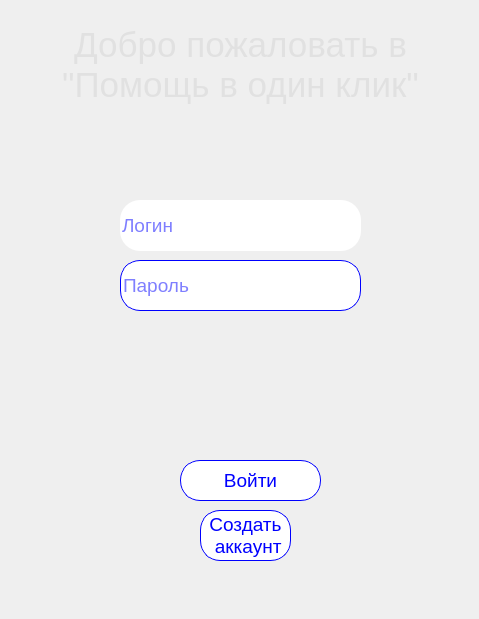
<?xml version="1.0" encoding="UTF-8"?>
<ui version="4.0">
 <class>Dialog</class>
 <widget class="QDialog" name="Dialog">
  <property name="geometry">
   <rect>
    <x>0</x>
    <y>0</y>
    <width>479</width>
    <height>619</height>
   </rect>
  </property>
  <property name="windowTitle">
   <string>Dialog</string>
  </property>
  <property name="styleSheet">
   <string notr="true"/>
  </property>
  <widget class="QLabel" name="label">
   <property name="geometry">
    <rect>
     <x>0</x>
     <y>0</y>
     <width>481</width>
     <height>131</height>
    </rect>
   </property>
   <property name="sizePolicy">
    <sizepolicy hsizetype="Preferred" vsizetype="Preferred">
     <horstretch>0</horstretch>
     <verstretch>0</verstretch>
    </sizepolicy>
   </property>
   <property name="styleSheet">
    <string notr="true">color:rgb(225, 225, 225); font-size:28pt;</string>
   </property>
   <property name="text">
    <string>&lt;html&gt;&lt;head/&gt;&lt;body&gt;&lt;p align=&quot;center&quot;&gt;&lt;span style=&quot; font-size:26pt;&quot;&gt;Добро пожаловать в&lt;br/&gt;&amp;quot;Помощь в один клик&amp;quot;&lt;/span&gt;&lt;/p&gt;&lt;/body&gt;&lt;/html&gt;</string>
   </property>
  </widget>
  <widget class="QLineEdit" name="email">
   <property name="geometry">
    <rect>
     <x>120</x>
     <y>200</y>
     <width>241</width>
     <height>51</height>
    </rect>
   </property>
   <property name="styleSheet">
    <string notr="true">font-size:14pt;
color:rgb(0, 0, 255);
border-radius: 20px;
</string>
   </property>
   <property name="placeholderText">
    <string>Логин</string>
   </property>
  </widget>
  <widget class="QLineEdit" name="password">
   <property name="geometry">
    <rect>
     <x>120</x>
     <y>260</y>
     <width>241</width>
     <height>51</height>
    </rect>
   </property>
   <property name="styleSheet">
    <string notr="true">font-size:14pt;
color:rgb(0, 0, 255);
border-radius: 20px;
border: 1px solid  blue;</string>
   </property>
   <property name="text">
    <string/>
   </property>
   <property name="placeholderText">
    <string>Пароль</string>
   </property>
  </widget>
  <widget class="QPushButton" name="loginbutton">
   <property name="geometry">
    <rect>
     <x>180</x>
     <y>460</y>
     <width>141</width>
     <height>41</height>
    </rect>
   </property>
   <property name="sizePolicy">
    <sizepolicy hsizetype="Minimum" vsizetype="Fixed">
     <horstretch>0</horstretch>
     <verstretch>0</verstretch>
    </sizepolicy>
   </property>
   <property name="styleSheet">
    <string notr="true">background-color: rgb(255, 255, 255);
font-size:14pt;
color:rgb(0, 0, 255);
border-radius: 20px;
border: 1px solid  blue;</string>
   </property>
   <property name="text">
    <string>Войти</string>
   </property>
  </widget>
  <widget class="QPushButton" name="createaccbutton">
   <property name="geometry">
    <rect>
     <x>200</x>
     <y>510</y>
     <width>91</width>
     <height>51</height>
    </rect>
   </property>
   <property name="styleSheet">
    <string notr="true">background-color: rgb(255, 255, 255);
font-size:14pt;
color:rgb(0, 0, 255);
border-radius: 20px;
border: 1px solid  blue;</string>
   </property>
   <property name="text">
    <string>Создать
 аккаунт</string>
   </property>
  </widget>
  <widget class="QLabel" name="label_5">
   <property name="geometry">
    <rect>
     <x>0</x>
     <y>0</y>
     <width>480</width>
     <height>620</height>
    </rect>
   </property>
   <property name="text">
    <string/>
   </property>
   <property name="pixmap">
    <pixmap>png/art.png</pixmap>
   </property>
   <property name="scaledContents">
    <bool>true</bool>
   </property>
  </widget>
  <zorder>label_5</zorder>
  <zorder>label</zorder>
  <zorder>email</zorder>
  <zorder>password</zorder>
  <zorder>loginbutton</zorder>
  <zorder>createaccbutton</zorder>
 </widget>
 <resources/>
 <connections/>
</ui>
